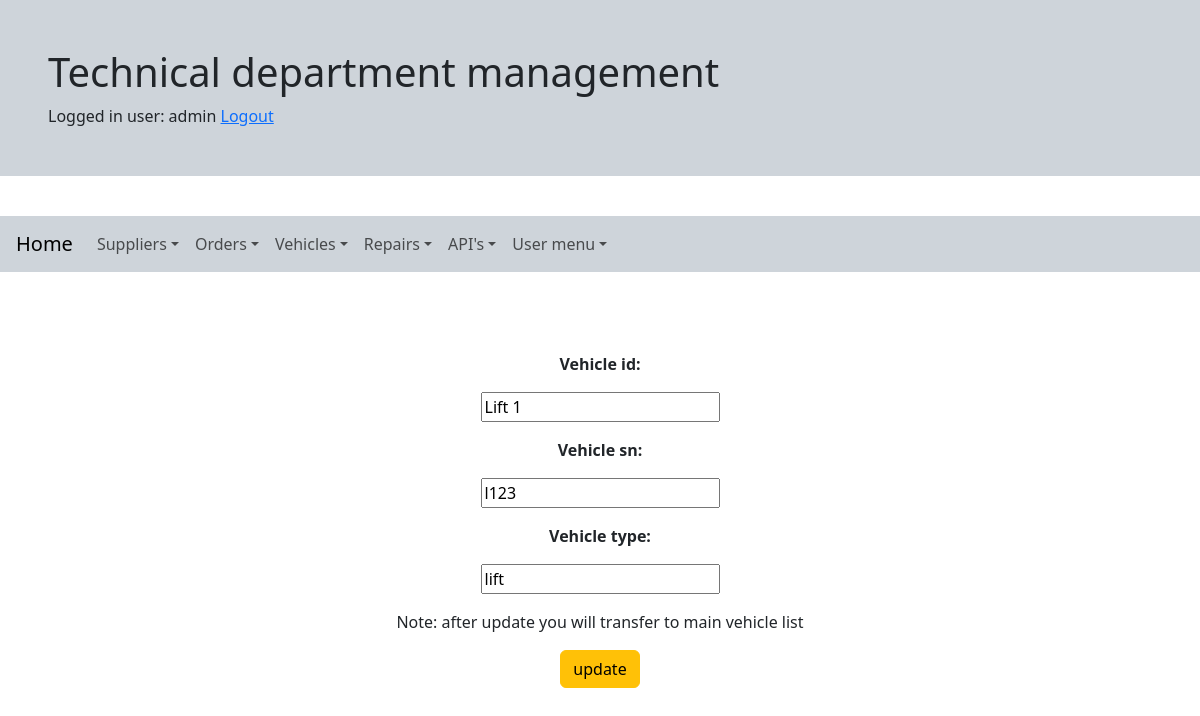
The page /vehicle_edit/1/ (signed in) on the database its author committed.
### accounts/models.py (models this page shows)
class CustomUser(AbstractUser):
    is_technician = models.BooleanField(default=False, null=True)
    is_orderer = models.BooleanField(default=False, null=True)
    is_observer = models.BooleanField(default=False, null=True)
    def __str__(self):
        return self.username

### workshop/models.py (models this page shows, shortened)
class Vehicle(models.Model):
    vehicle_id = models.CharField(max_length=30, null=False, unique=True)
    vehicle_sn = models.CharField(max_length=30, unique=True)
    vehicle_type = models.CharField(max_length=30)

### workshop/views.py (the view, shortened to what this page needs)
# urls.py: path('vehicle_edit/<int:pk>/', login_required(VehicleUpdateView.as_view()), name='vehicle_edit'),
class VehicleUpdateView(UpdateView):
  model = Vehicle
  fields = '__all__'
  template_name = 'workshop/vehicle_edit.html'

### templates/workshop/vehicle_edit.html (shortened to what this page needs)
{% extends "base.html" %}
{% block content %}
<div class="container" style="text-align: center">
    <form method="post">{% csrf_token %}
        {% for field in form.visible_fields %}
        <div class="fieldWrapper">
            <p style="  text-align: center"><b>{{ field.label_tag }}</b> </p>
            <p style="  text-align: center">{{ field }}</p>
        </div>
        {% endfor %}
        <div style="text-align: center">
            <p>Note: after update you will transfer to main vehicle list</p>
            <input class="btn btn-warning" type="submit" value="update">
        </div>
    </form>
</div>
{% endblock %}

### templates/base.html (shortened to what this page needs)
{% load static %}
<html lang="en">
<head>
  <link href="https://cdn.jsdelivr.net/npm/bootstrap@5.3.0/dist/css/bootstrap.min.css" rel="stylesheet"
>
</head>
<div class="row mb-2">
  <div class="p-5 mb-4 bg-dark-subtle rounded-3">
    <div class="container" style="align-content: center">
      <h1>Technical department management</h1>
    </div>
    <div class="container" style="align-content: center">
      <span>
        {% if request.user.is_authenticated %}
        Logged in user: {{ request.user }}
        <a href="{% url  'logout' %}">Logout</a>
        {% else %}
        <a href="{% url 'login' %}">Login</a>
        {% endif %}
      </span>
    </div>
  </div>
</div>
<div class="row p-2 mb-2 ">
  <nav class="navbar navbar-expand-lg bg-dark-subtle p-2 mb-4">
    <div class="container-fluid">
      <a class="navbar-brand" href="{% url 'index' %}">Home</a>
      <div class="collapse navbar-collapse" id="myNavBar">
        <ul class="navbar-nav me-auto mb-2 mb-lg-0">
          <li class="nav-item dropdown">
            <a class="nav-link dropdown-toggle" data-bs-toggle="dropdown" href="#" role="button"
              aria-expanded="false">Suppliers</a>
          </li>
          <li class="nav-item dropdown">
            <a class="nav-link dropdown-toggle" data-bs-toggle="dropdown" href="#" role="button"
              aria-expanded="false">Orders</a>
          </li>
          <li class="nav-item dropdown">
            <a class="nav-link dropdown-toggle" data-bs-toggle="dropdown" href="#" role="button"
              aria-expanded="false">Vehicles</a>
          </li>
          <li class="nav-item dropdown">
            <a class="nav-link dropdown-toggle" data-bs-toggle="dropdown" href="#" role="button"
              aria-expanded="false">Repairs</a>
          </li>
          <li class="nav-item dropdown">
            <a class="nav-link dropdown-toggle" data-bs-toggle="dropdown" href="#" role="button"
              aria-expanded="false">API's</a>
          </li>
          <li class="nav-item dropdown">
            <a class="nav-link dropdown-toggle" data-bs-toggle="dropdown" href="#" role="button"
              aria-expanded="false">User menu</a>
          </li>
        </ul>
      </div>
    </div>
  </nav>
</div>
<div class="row p-4 mb-2">
  {% block content %}{% endblock %}
</div>
</body>
</html>

### rows shown on the page
CustomUser: user "admin"
Vehicle: visible_fields "Lift 1" "l123" "lift"

### other values the page prints
{{ field.label_tag }} "Vehicle id:" "Vehicle sn:" "Vehicle type:"
